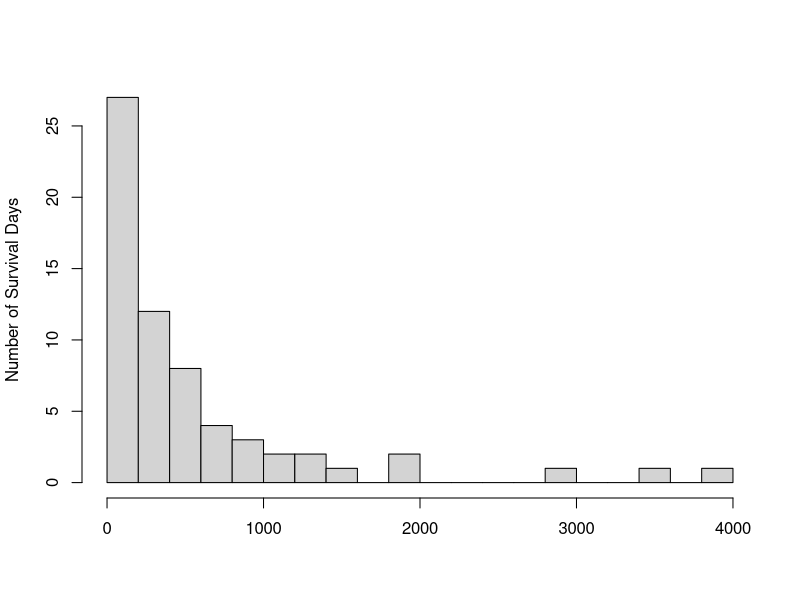
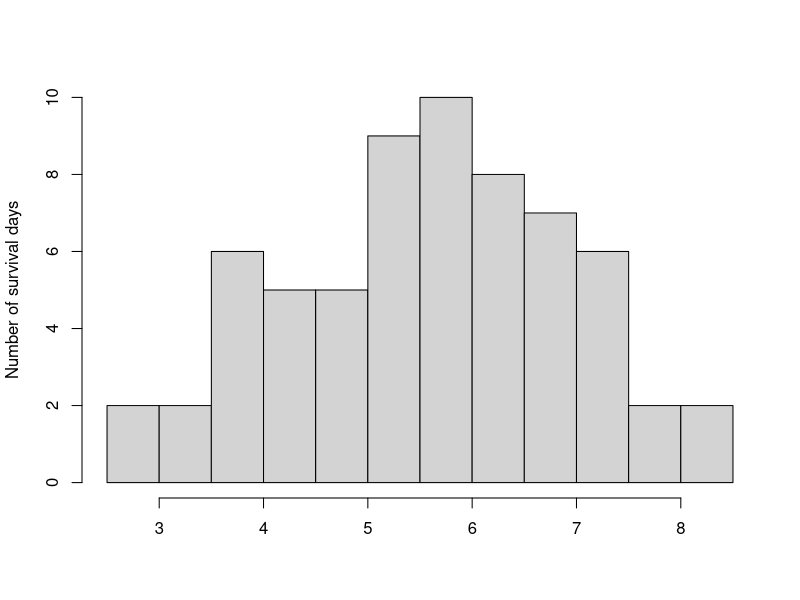
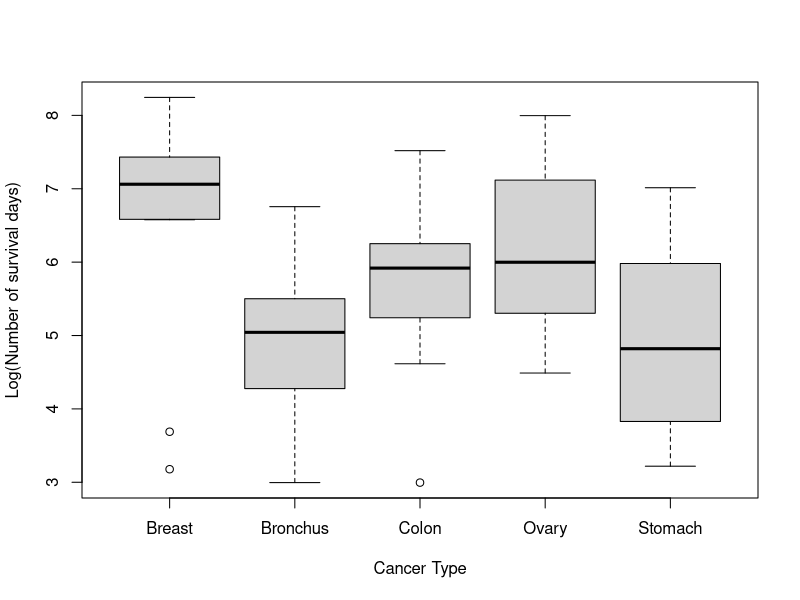
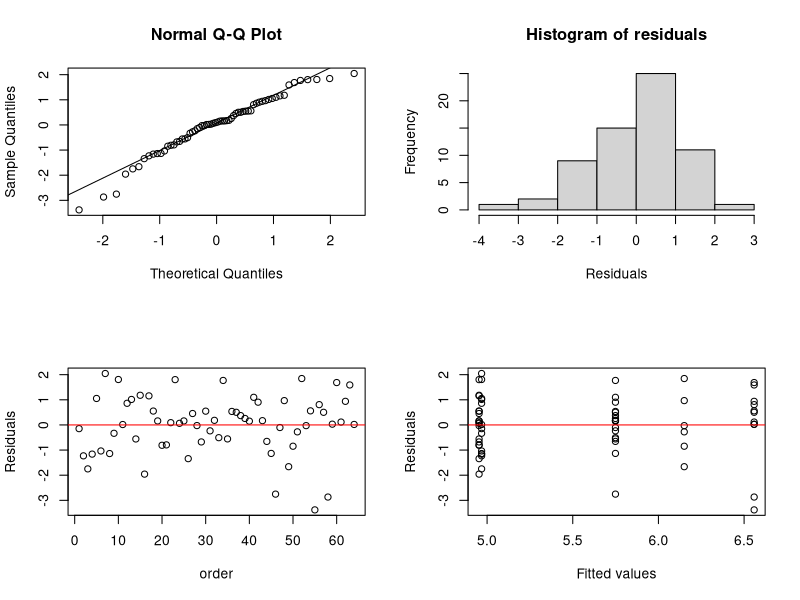

Source code (R) for these figures, in order:
# CANCER SURVIVAL CASE STUDY
#Compare the means of the survival rates for various cancers using ANOVA,
#with inference on which form of cancer has (statistically) significantly higher survival rates. 
#Reference:
#Cameron, E. and Pauling, L. (1978) Supplemental ascorbate in the supportive treatment of cancer: re-evaluation of prolongation of survival times in terminal human cancer. In Proceedings of the National Academy of Science USA, 75, 4538-4542.

#Exploratory data analysis in R
#Read data with 'read.table' R command for reading ASCII files.

cancer_data<- read.table("CancerStudy-2.txt",header=TRUE)
str(cancer_data)

# response variable
survival <- cancer_data$Survival
# Explore the shape of the distribution of the response variable
hist(survival, xlab="", ylab="Number of Survival Days",main = "",nclass = 15)

#Transform due to skewness of the distribution
hist(log(survival),xlab = "",ylab="Number of survival days",main = "",nclass = 15)

#######ANOVA IN R ###############
# need to specify the response anthe categorical variables
survival<- log(survival)
survival
cancertype<- cancer_data$Organ
# convert intothe categorical variable
cancertype = as.factor(cancertype)
boxplot(survival~cancertype, xlab="Cancer Type", ylab="Log(Number of survival days)")

#Within-variability – some groups have higher variability than others
#Between-variability – there is some variability between the means of the five groups
#Is the between-variability significantly larger than the within-variability?
model = aov(survival~cancertype)
summary(model)
# obtain estimated means 
model.tables(model,type='means')
#Since we reject the null hypothesis of equal means, we can ask the next question, which means are statistically significantly different?
# Which means are statistically significantly different? Pairwise Comparison  
TukeyHSD(model)
#Statistically significant:
#〖〖log (𝜇 ̂〗_𝐵𝑟𝑜𝑛𝑐ℎ𝑢𝑠)− log (𝜇 ̂〗_𝐵𝑟𝑒𝑎𝑠𝑡)            
#〖〖log (𝜇 ̂〗_𝑆𝑡𝑜𝑚𝑎𝑐ℎ)− log (𝜇 ̂〗_𝐵𝑟𝑒𝑎𝑠𝑡)       

#### Residual analysis in R
par(mfrow=c(2,2))
qqnorm(residuals(model))
qqline(residuals(model))
hist(residuals(model),main="Histogram of residuals",xlab="Residuals")
plot(residuals(model),xlab = "order",ylab="Residuals")
abline(0,0,lty=1,col="red")
plot(fitted(model),residuals(model),xlab = "Fitted values",ylab = "Residuals")
abline(0,0,lty=1,col="red")
#The quantiles align on the line and the histogram is approx. symmetric thus normality assumption holds
#Residuals are scattered around zero line with no pattern thus both the constant variance and uncorrelated errors hold
###############CANCER SURVIVAL FINDINGS#############
#There is strong evidence for the difference in the survival time across the five different types of cancer;

#Survival time: Breast cancer vs. Bronchus or Stomach cancer. 
#Using ANOVA, compared the survival rates for various cancers, identifying breast cancer to  higher rates than others. 
